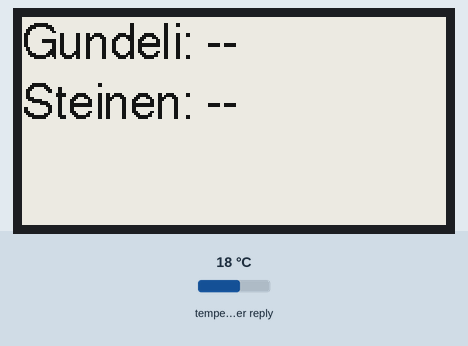
A sketch run on a simulated Seeed XIAO ESP32-C3. On the bench: 212×104 one-colour display. The test bench sets the inputs (shaded band); at power-on: temperature in the weather reply 18 °C. WiFi joins after 1.5 s; servers stay silent unless stated; web services answer with replies made up by the test bench; what the sketch prints to the serial monitor is not drawn.

Above: at 2.6 s.
At 4.7 s:
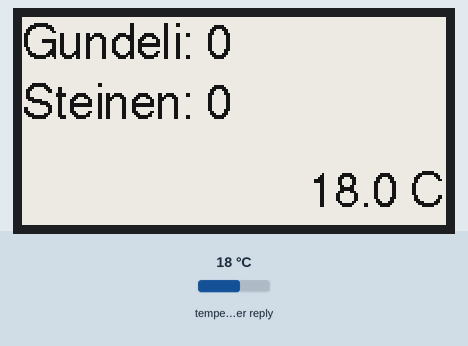

The sketch:

ePaper.ino
```cpp
/*
 *
 * The following code works with:
 *  - XIAO ESP32C3
 *  - XIAO E-paper display 2.13"
 *
 * Change Wifi ssid and password before use.
 *
 *
 * The program fetches data from EVO Fitness clubs in Basel to retrieve number of current users every minute.
 * In addition, current temperature for Basel is displayed.
 * Display is partially refreshed and only if the value has changed.
 * A full refresh of the display is done every 10 partial refreshes.
 *
 * Created: 7 November 2025
 * Author: Sergio Guarino
 * Version: 4.0
 *
*/
#include <WiFi.h>
#include <HTTPClient.h>
#include <ArduinoJson.h>
#include <GxEPD2_BW.h>
#include <Fonts/FreeSans12pt7b.h>

// WiFi credentials
const char *ssid = "WiFi";
const char *password = "Password";

// API URLs
// NOTE: The current URL below is for EVO Basel Steinenvorstadt (Steinen)
const char *apiUrlGundeli = "https://visits.evofitness.ch/api/v1/locations/cc3013fa-9f58-4056-8731-40ed4058663a/current"; // replace with Gundeli URL when provided
const char *apiUrlSteinen = "https://visits.evofitness.ch/api/v1/locations/91aa317c-5c31-4083-a05e-a5b0a7583d48/current";
const char *apiUrlWeather = "https://api.open-meteo.com/v1/forecast?latitude=47.5584&longitude=7.5733&current=apparent_temperature&forecast_days=1";

// E-Paper pin definitions for Seeed Studio XIAO ESP32C3 adapter board
const int EINK_BUSY = D5;
const int EINK_RST  = D0;
const int EINK_DC   = D3;
const int EINK_CS   = D1;
const int EINK_SCK  = D8;
const int EINK_MOSI = D10;

// Create display object
GxEPD2_BW<GxEPD2_213_flex, GxEPD2_213_flex::HEIGHT>
  display(GxEPD2_213_flex(EINK_CS, EINK_DC, EINK_RST, EINK_BUSY));

int updateCount = 0;
bool firstRefresh = true;
int previousValueGundeli = 0;  // Gym count tracking - Gundeli
int previousValueSteinen = 0;  // Gym count tracking - Steinen
double previousTemp = 0.0;  // Temperature tracking

void updateDisplay(const String &valueGundeli, const String &valueSteinen, const String &tempStr) {
  int textY1 = 20; // first line Y position (Gundeli)
  int textY1b = 50; // second line Y position (Steinen)
  int textY2 = display.height() - 10; // bottom line (temperature)

  Serial.print("updateCount = ");
  Serial.println(updateCount);

  display.setFullWindow();
  display.setRotation(1);
  display.setTextColor(GxEPD_BLACK);
  display.setTextSize(1);
  display.setFont(&FreeSans12pt7b);

  if (firstRefresh || updateCount >= 10) {
    // Full refresh
    display.fillScreen(GxEPD_WHITE);
    display.setCursor(0, textY1);
    display.print("Gundeli: ");
    display.print(valueGundeli);

    display.setCursor(0, textY1b);
    display.print("Steinen: ");
    display.print(valueSteinen);

    int16_t tbx, tby;
    uint16_t tbw, tbh;
    display.getTextBounds(tempStr, 0, textY2, &tbx, &tby, &tbw, &tbh);
    display.setCursor(display.width() - tbw - 5, textY2);
    display.print(tempStr);

    display.display(true);
    updateCount = 0;
    firstRefresh = false;
  } else {
    // Partial or simulated partial refresh
    display.fillRect(0, 0, display.width(), 75, GxEPD_WHITE);
    display.fillRect(0, textY2 - 20, display.width(), 25, GxEPD_WHITE);

    display.setCursor(0, textY1);
    display.print("Gundeli: ");
    display.print(valueGundeli);

    display.setCursor(0, textY1b);
    display.print("Steinen: ");
    display.print(valueSteinen);

    int16_t tbx, tby;
    uint16_t tbw, tbh;
    display.getTextBounds(tempStr, 0, textY2, &tbx, &tby, &tbw, &tbh);
    display.setCursor(display.width() - tbw - 5, textY2);
    display.print(tempStr);

    display.display(true);
  }

  updateCount++;
}

void setup() {
  Serial.begin(115200);
  display.init(115200);
  display.setFullWindow();
  display.fillScreen(GxEPD_WHITE);
  display.setRotation(1);
  display.setTextColor(GxEPD_BLACK);
  display.setTextSize(1);
  display.setFont(&FreeSans12pt7b);
  display.setCursor(0, 20);
  display.print("Connecting WiFi...");
  display.display(true);

  WiFi.begin(ssid, password);
  Serial.println("Connecting to WiFi...");
  while (WiFi.status() != WL_CONNECTED) {
    delay(500);
    Serial.print(".");
  }
  Serial.println("\nWiFi connected!");

  display.setFullWindow();
  display.fillScreen(GxEPD_WHITE);
  display.setCursor(0, 20);
  display.print("Gundeli: --");
  display.setCursor(0, 50);
  display.print("Steinen: --");
  display.display(true);
  delay(1000);
}

void loop() {
  int currentValueGundeli = previousValueGundeli;
  int currentValueSteinen = previousValueSteinen;
  double currentTemp = previousTemp;

  if ((WiFi.status() == WL_CONNECTED)) {
    HTTPClient http;

    // --- Gym occupancy: Gundeli ---
    http.begin(apiUrlGundeli);
    int httpCode = http.GET();
    if (httpCode > 0) {
      String payload = http.getString();
      StaticJsonDocument<256> doc;
      if (deserializeJson(doc, payload) == DeserializationError::Ok) {
        currentValueGundeli = doc["current"];
      } else {
        Serial.println("Gundeli JSON parse failed");
      }
    } else {
      Serial.println("Gundeli HTTP failed");
    }
    http.end();

    // --- Gym occupancy: Steinen ---
    http.begin(apiUrlSteinen);
    httpCode = http.GET();
    if (httpCode > 0) {
      String payload = http.getString();
      StaticJsonDocument<256> doc;
      if (deserializeJson(doc, payload) == DeserializationError::Ok) {
        currentValueSteinen = doc["current"];
      } else {
        Serial.println("Steinen JSON parse failed");
      }
    } else {
      Serial.println("Steinen HTTP failed");
    }
    http.end();

    // --- Weather ---
    http.begin(apiUrlWeather);
    httpCode = http.GET();
    if (httpCode > 0) {
      String payload = http.getString();
      StaticJsonDocument<512> doc;
      if (deserializeJson(doc, payload) == DeserializationError::Ok) {
        currentTemp = doc["current"]["apparent_temperature"];
      } else {
        Serial.println("Weather JSON parse failed");
      }
    } else {
      Serial.println("Weather HTTP failed");
    }
    http.end();

    // --- Update display only if values changed ---
    if (currentValueGundeli != previousValueGundeli || currentValueSteinen != previousValueSteinen || currentTemp != previousTemp) {
      String valueStrG = String(currentValueGundeli);
      String valueStrS = String(currentValueSteinen);
      String tempStr = String(currentTemp, 1) + " C";
      updateDisplay(valueStrG, valueStrS, tempStr);
      Serial.println("Gundeli: " + valueStrG + "  Steinen: " + valueStrS + "  Temp: " + tempStr);
      previousValueGundeli = currentValueGundeli;
      previousValueSteinen = currentValueSteinen;
      previousTemp = currentTemp;
    } else {
      Serial.println("No change detected, skipping display update.");
    }

  } else {
    Serial.println("WiFi disconnected!");
    updateDisplay("WiFi", "WiFi", "--");
    WiFi.reconnect();
  }

  delay(60000);
}
```

Measured:
- what the display in image 0 shows lasts 2.1 s, from 2.6 s to 4.7 s
